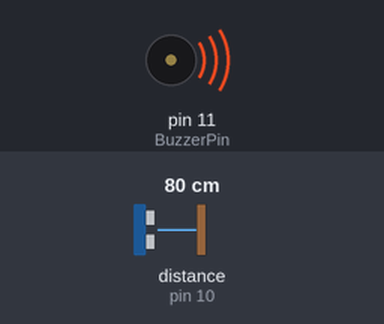
A sketch run on a simulated Arduino Uno, built with avr-gcc and run on an emulated ATmega328P. On the bench: buzzer (waves = sounding). Wiring (inferred from the names in the program): ultrasonic range finder: trigger pin 9; echo pin 10. The inputs (shaded band) are chosen by the test bench; at power-on: distance to the obstacle (sensor on pin 10) 80 cm. The echo pulse lasts 58.3 µs per cm; what the sketch prints to the serial monitor is not drawn.

Above: at 1.2 s.
1.3 s: distance to the obstacle (sensor on pin 10) set to 2 cm
Timing chart, 0 to 4.3 s (numbered marks = the images above; inputs shaded):
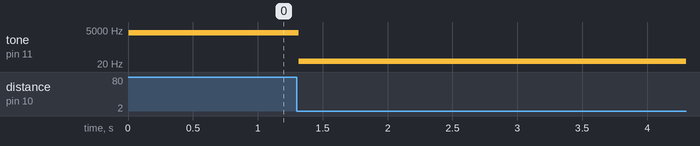

Measured:
- after the input at 1.3 s, tone on pin 11 (BuzzerPin): 3136 Hz → 31 Hz at once

The sketch:

sketch_jan21a.ino
```cpp
#define BuzzerPin 11
#define EchoPin 10
#define TrigPin 9

float distance = 0.00;
uint32_t startPing = 0;
uint8_t SignalSent = false;
uint16_t freq = 0;


void setup() {
  pinMode(BuzzerPin, OUTPUT);
  pinMode(TrigPin, OUTPUT);
  pinMode(EchoPin, INPUT);
  Serial.begin(9600);
  Serial.println("Starting");
}

void loop() {
  getDistanceAsync();
  //  printDistance();
  if (freq != 0) {
    //Serial.println("Frequency: " + String(freq));
    //    tone(BuzzerPin, freq);
  }
}

void getDistanceAsync() {
  if (!SignalSent) {
    digitalWrite(TrigPin, LOW);
    delayMicroseconds(2);
    digitalWrite(TrigPin, HIGH);
    delayMicroseconds(5);
    digitalWrite(TrigPin, LOW);
    SignalSent = true;
  }
  else if (digitalRead(EchoPin)) {
    startPing = micros();
    while (digitalRead(EchoPin));
    uint32_t timing = micros() - startPing;
        Serial.println("Time: " + String(timing));
    freq = map(constrain(timing, 150, 1500), 150, 1500, 31, 3136);
    //Serial.println("Frequency: " + String(freq));
    if (freq != 3136 || freq != 31) tone(BuzzerPin, freq);
    else noTone(BuzzerPin);
    //    distance = (float)timing / 29.1 / 2;
    //Serial.println("Distance: " + String(distance, 5));
    SignalSent = false;
  }
}

void printDistance() {
  Serial.println("Distance: " + String(distance, 5));

}
```
